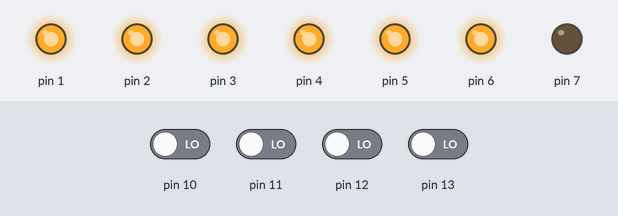
Simulated run of this sketch. Board: Arduino Uno, built with avr-gcc and run on an emulated ATmega328P. Shown: output pins drawn as LEDs (lit = HIGH). Inputs (shaded band) come from the test bench; at power-on: pin 10–13 LOW.

Above: at 1.2 s.
1.3 s: pin 10 driven HIGH
At 2.5 s:
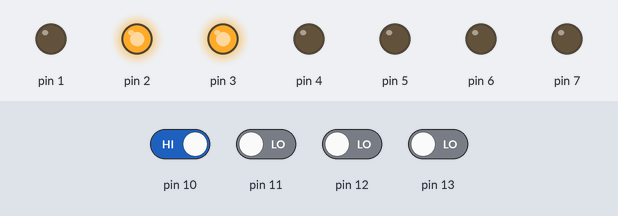
2.8 s: pin 11 driven HIGH
At 3.7 s:
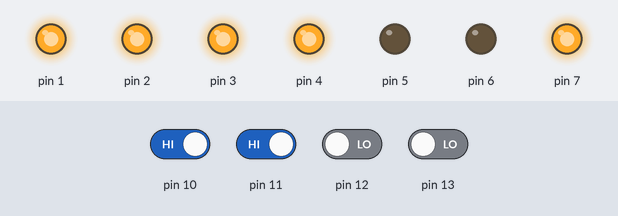
4.3 s: pin 12 driven HIGH
At 4.8 s:
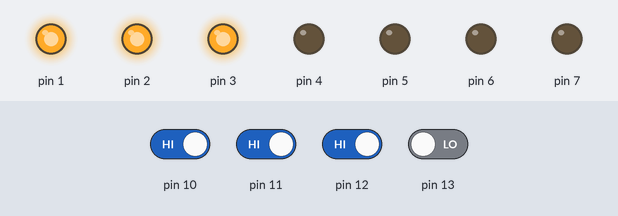
5.8 s: pin 13 driven HIGH
At 7.0 s:
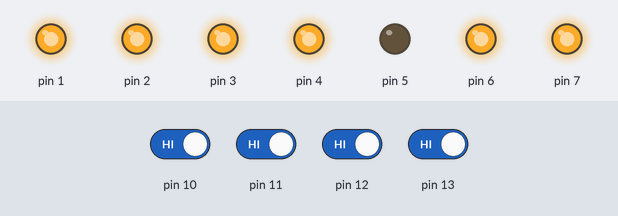
7.3 s: pin 10 driven LOW
At 8.3 s:
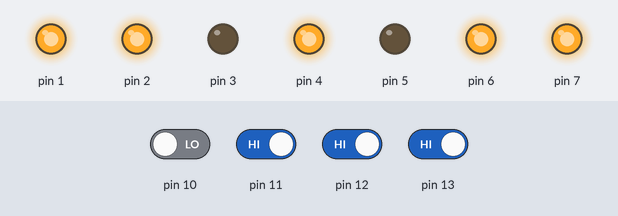
8.8 s: pin 13 driven LOW
At 9.4 s:
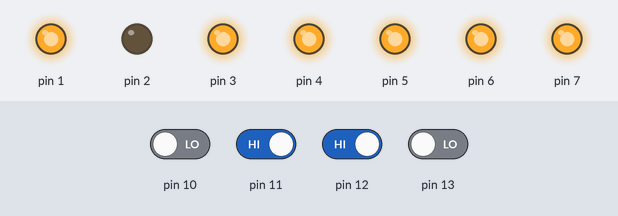
Timing chart, 0 to 11.3 s (numbered marks = the images above; inputs shaded):
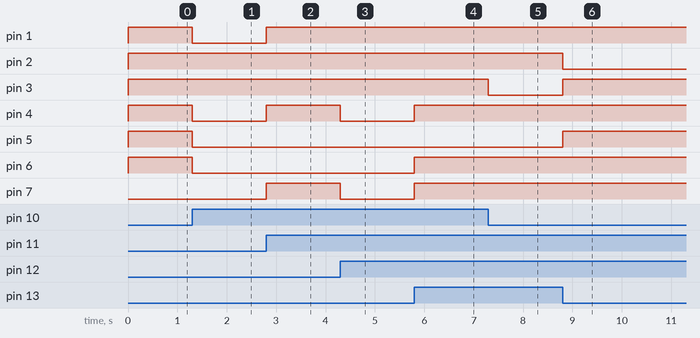

Measured:
- after the input at 1.3 s, pin 1, pin 4–6: HIGH → LOW at once
- after the input at 2.8 s, pin 1, pin 4, pin 7: LOW → HIGH at once
- after the input at 4.3 s, pin 4, pin 7: HIGH → LOW at once
- after the input at 5.8 s, pin 4, pin 6, pin 7: LOW → HIGH at once
- after the input at 7.3 s, pin 3: HIGH → LOW at once
- after the input at 8.8 s, pin 2: HIGH → LOW at once; pin 3, pin 5: LOW → HIGH at once

The sketch:

CodigoImplementacion_LCD_de_7_Segmentos_a_la_Arduino.ino
```cpp
// C++ code
//
//Se declaran las variables de entrada
int A=0;
int B=0;
int C=0;
int D=0;
//Se declaran las variables de salida
int a=0;
int b=0;
int c=0;
int d=0;
int e=0;
int f=0;
int g=0;
void setup()
{
  //Entradas
  pinMode(13, INPUT);//A
  pinMode(12, INPUT);//B
  pinMode(11, INPUT);//C
  pinMode(10, INPUT);//D

  //Salidas
  pinMode(1, OUTPUT);//a
  pinMode(2, OUTPUT);//b
  pinMode(3, OUTPUT);//c
  pinMode(4, OUTPUT);//d
  pinMode(5, OUTPUT);//e
  pinMode(6, OUTPUT);//f
  pinMode(7, OUTPUT);//g

}

void loop()
{
  //Leen las entradas
  A = digitalRead(13);
  B = digitalRead(12);
  C = digitalRead(11);
  D = digitalRead(10);

  //Funciones simplificadas
  a = (!B && !D) + (B && D) + C + A;
  b = (!C && !D) + (!A && !B) + (C && D) + A;
  c = !C + (C && D) + (!A && B);
  d = (!B && !D) + (B && !C && D) + A + (C && !D) + (!A && !B && C);
  e = (!B && !C && !D) + (!A && C && !D);
  f = (!C && !D) + A + (B && !C && D) + (B && C && !D);
  g = (B && !C) + (C && !D) + (!A && !B && C) + A;

  //Definicion de la salida
  bitWrite(PORTD, 1, a);
  bitWrite(PORTD, 2, b);
  bitWrite(PORTD, 3, c);
  bitWrite(PORTD, 4, d);
  bitWrite(PORTD, 5, e);
  bitWrite(PORTD, 6, f);
  bitWrite(PORTD, 7, g);
}
```
